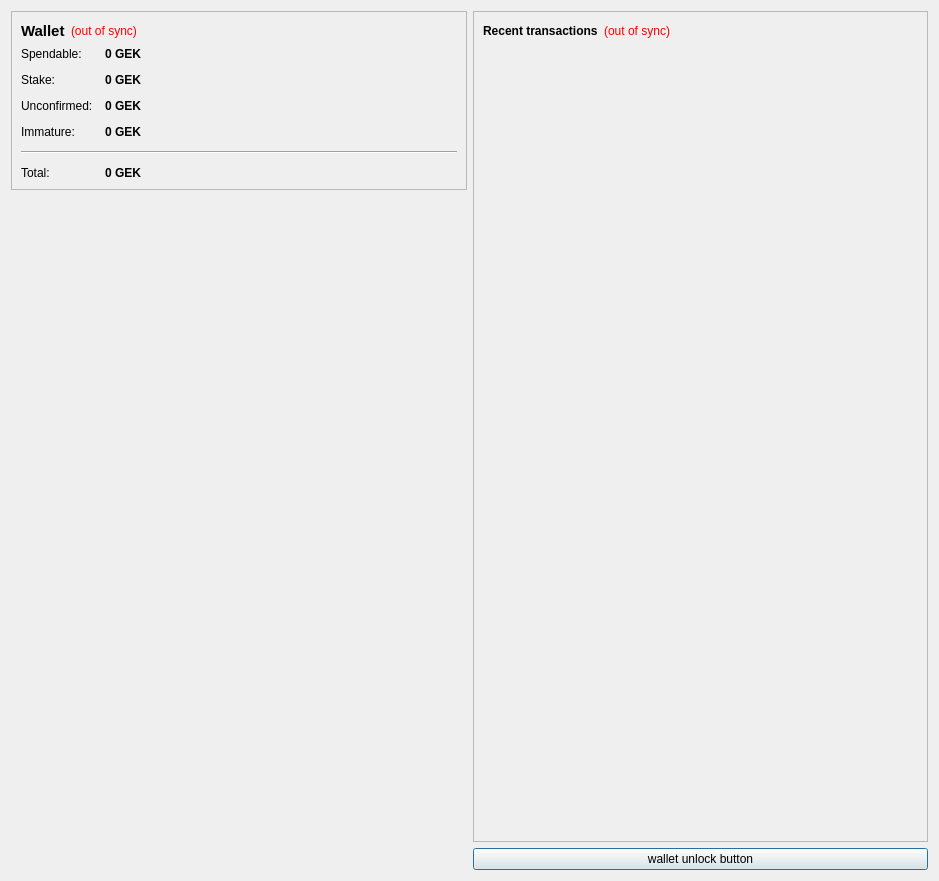
<?xml version="1.0" encoding="UTF-8"?>
<ui version="4.0">
 <class>OverviewPage</class>
 <widget class="QWidget" name="OverviewPage">
  <property name="geometry">
   <rect>
    <x>0</x>
    <y>0</y>
    <width>939</width>
    <height>881</height>
   </rect>
  </property>
  <property name="windowTitle">
   <string>Form</string>
  </property>
  <layout class="QHBoxLayout" name="horizontalLayout" stretch="0,0">
   <item>
    <layout class="QVBoxLayout" name="verticalLayout_2">
     <item>
      <widget class="QFrame" name="frame">
       <property name="frameShape">
        <enum>QFrame::StyledPanel</enum>
       </property>
       <property name="frameShadow">
        <enum>QFrame::Raised</enum>
       </property>
       <layout class="QVBoxLayout" name="verticalLayout_4">
        <item>
         <layout class="QHBoxLayout" name="horizontalLayout_4">
          <item>
           <widget class="QLabel" name="label_5">
            <property name="font">
             <font>
              <pointsize>11</pointsize>
              <weight>75</weight>
              <bold>true</bold>
             </font>
            </property>
            <property name="text">
             <string>Wallet</string>
            </property>
           </widget>
          </item>
          <item>
           <widget class="QLabel" name="labelWalletStatus">
            <property name="toolTip">
             <string>The displayed information may be out of date. Your wallet automatically synchronizes with the Geekcoin network after a connection is established, but this process has not completed yet.</string>
            </property>
            <property name="styleSheet">
             <string notr="true">QLabel { color: red; }</string>
            </property>
            <property name="text">
             <string notr="true">(out of sync)</string>
            </property>
            <property name="alignment">
             <set>Qt::AlignLeading|Qt::AlignLeft|Qt::AlignVCenter</set>
            </property>
           </widget>
          </item>
          <item>
           <spacer name="horizontalSpacer_2">
            <property name="orientation">
             <enum>Qt::Horizontal</enum>
            </property>
            <property name="sizeHint" stdset="0">
             <size>
              <width>40</width>
              <height>20</height>
             </size>
            </property>
           </spacer>
          </item>
         </layout>
        </item>
        <item>
         <layout class="QFormLayout" name="formLayout_2">
          <property name="fieldGrowthPolicy">
           <enum>QFormLayout::AllNonFixedFieldsGrow</enum>
          </property>
          <property name="horizontalSpacing">
           <number>12</number>
          </property>
          <property name="verticalSpacing">
           <number>12</number>
          </property>
          <item row="0" column="0">
           <widget class="QLabel" name="label">
            <property name="text">
             <string>Spendable:</string>
            </property>
           </widget>
          </item>
          <item row="0" column="1">
           <widget class="QLabel" name="labelBalance">
            <property name="font">
             <font>
              <weight>75</weight>
              <bold>true</bold>
             </font>
            </property>
            <property name="cursor">
             <cursorShape>IBeamCursor</cursorShape>
            </property>
            <property name="toolTip">
             <string>Your current spendable balance</string>
            </property>
            <property name="text">
             <string notr="true">0 GEK</string>
            </property>
            <property name="textInteractionFlags">
             <set>Qt::LinksAccessibleByMouse|Qt::TextSelectableByKeyboard|Qt::TextSelectableByMouse</set>
            </property>
           </widget>
          </item>
          <item row="1" column="0">
           <widget class="QLabel" name="label_6">
            <property name="text">
             <string>Stake:</string>
            </property>
           </widget>
          </item>
          <item row="1" column="1">
           <widget class="QLabel" name="labelStake">
            <property name="font">
             <font>
              <weight>75</weight>
              <bold>true</bold>
             </font>
            </property>
            <property name="cursor">
             <cursorShape>IBeamCursor</cursorShape>
            </property>
            <property name="toolTip">
             <string>Total of coins that was staked, and do not yet count toward the current balance</string>
            </property>
            <property name="text">
             <string notr="true">0 GEK</string>
            </property>
            <property name="textInteractionFlags">
             <set>Qt::LinksAccessibleByMouse|Qt::TextSelectableByKeyboard|Qt::TextSelectableByMouse</set>
            </property>
           </widget>
          </item>
          <item row="2" column="0">
           <widget class="QLabel" name="label_3">
            <property name="text">
             <string>Unconfirmed:</string>
            </property>
           </widget>
          </item>
          <item row="2" column="1">
           <widget class="QLabel" name="labelUnconfirmed">
            <property name="font">
             <font>
              <weight>75</weight>
              <bold>true</bold>
             </font>
            </property>
            <property name="cursor">
             <cursorShape>IBeamCursor</cursorShape>
            </property>
            <property name="toolTip">
             <string>Total of transactions that have yet to be confirmed, and do not yet count toward the current balance</string>
            </property>
            <property name="text">
             <string notr="true">0 GEK</string>
            </property>
            <property name="textInteractionFlags">
             <set>Qt::LinksAccessibleByMouse|Qt::TextSelectableByKeyboard|Qt::TextSelectableByMouse</set>
            </property>
           </widget>
          </item>
          <item row="3" column="0">
           <widget class="QLabel" name="labelImmatureText">
            <property name="text">
             <string>Immature:</string>
            </property>
           </widget>
          </item>
          <item row="3" column="1">
           <widget class="QLabel" name="labelImmature">
            <property name="font">
             <font>
              <weight>75</weight>
              <bold>true</bold>
             </font>
            </property>
            <property name="toolTip">
             <string>Mined balance that has not yet matured</string>
            </property>
            <property name="text">
             <string notr="true">0 GEK</string>
            </property>
            <property name="textInteractionFlags">
             <set>Qt::LinksAccessibleByMouse|Qt::TextSelectableByKeyboard|Qt::TextSelectableByMouse</set>
            </property>
           </widget>
          </item>
          <item row="4" column="0" colspan="2">
           <widget class="Line" name="line">
            <property name="orientation">
             <enum>Qt::Horizontal</enum>
            </property>
           </widget>
          </item>
          <item row="5" column="0">
           <widget class="QLabel" name="labelTotalText">
            <property name="text">
             <string>Total:</string>
            </property>
           </widget>
          </item>
          <item row="5" column="1">
           <widget class="QLabel" name="labelTotal">
            <property name="font">
             <font>
              <weight>75</weight>
              <bold>true</bold>
             </font>
            </property>
            <property name="cursor">
             <cursorShape>IBeamCursor</cursorShape>
            </property>
            <property name="toolTip">
             <string>Your current total balance</string>
            </property>
            <property name="text">
             <string notr="true">0 GEK</string>
            </property>
            <property name="textInteractionFlags">
             <set>Qt::LinksAccessibleByMouse|Qt::TextSelectableByKeyboard|Qt::TextSelectableByMouse</set>
            </property>
           </widget>
          </item>
         </layout>
        </item>
       </layout>
      </widget>
     </item>
     <item>
      <spacer name="verticalSpacer_4">
       <property name="orientation">
        <enum>Qt::Vertical</enum>
       </property>
       <property name="sizeHint" stdset="0">
        <size>
         <width>20</width>
         <height>40</height>
        </size>
       </property>
      </spacer>
     </item>
     <item>
      <widget class="QLabel" name="label_2">
       <property name="text">
        <string/>
       </property>
       <property name="pixmap">
        <pixmap resource="../bitcoin.qrc">:/images/Wallet_Logo</pixmap>
       </property>
       <property name="alignment">
        <set>Qt::AlignCenter</set>
       </property>
      </widget>
     </item>
     <item>
      <spacer name="verticalSpacer">
       <property name="orientation">
        <enum>Qt::Vertical</enum>
       </property>
       <property name="sizeHint" stdset="0">
        <size>
         <width>20</width>
         <height>40</height>
        </size>
       </property>
      </spacer>
     </item>
    </layout>
   </item>
   <item>
    <layout class="QVBoxLayout" name="verticalLayout_3">
     <item>
      <widget class="QFrame" name="frame_2">
       <property name="frameShape">
        <enum>QFrame::StyledPanel</enum>
       </property>
       <property name="frameShadow">
        <enum>QFrame::Raised</enum>
       </property>
       <layout class="QVBoxLayout" name="verticalLayout">
        <item>
         <layout class="QHBoxLayout" name="horizontalLayout_2">
          <item>
           <widget class="QLabel" name="label_4">
            <property name="text">
             <string>&lt;b&gt;Recent transactions&lt;/b&gt;</string>
            </property>
           </widget>
          </item>
          <item>
           <widget class="QLabel" name="labelTransactionsStatus">
            <property name="toolTip">
             <string>The displayed information may be out of date. Your wallet automatically synchronizes with the Geekcoin network after a connection is established, but this process has not completed yet.</string>
            </property>
            <property name="styleSheet">
             <string notr="true">QLabel { color: red; }</string>
            </property>
            <property name="text">
             <string notr="true">(out of sync)</string>
            </property>
            <property name="alignment">
             <set>Qt::AlignRight|Qt::AlignTrailing|Qt::AlignVCenter</set>
            </property>
           </widget>
          </item>
          <item>
           <spacer name="horizontalSpacer">
            <property name="orientation">
             <enum>Qt::Horizontal</enum>
            </property>
            <property name="sizeHint" stdset="0">
             <size>
              <width>40</width>
              <height>20</height>
             </size>
            </property>
           </spacer>
          </item>
         </layout>
        </item>
        <item>
         <widget class="QListView" name="listTransactions">
          <property name="styleSheet">
           <string notr="true">QListView { background: transparent; }</string>
          </property>
          <property name="frameShape">
           <enum>QFrame::NoFrame</enum>
          </property>
          <property name="verticalScrollBarPolicy">
           <enum>Qt::ScrollBarAlwaysOff</enum>
          </property>
          <property name="horizontalScrollBarPolicy">
           <enum>Qt::ScrollBarAlwaysOff</enum>
          </property>
          <property name="selectionMode">
           <enum>QAbstractItemView::NoSelection</enum>
          </property>
         </widget>
        </item>
       </layout>
      </widget>
     </item>
     <item>
      <widget class="QPushButton" name="unlockWalletButton">
       <property name="sizePolicy">
        <sizepolicy hsizetype="Minimum" vsizetype="Fixed">
         <horstretch>0</horstretch>
         <verstretch>0</verstretch>
        </sizepolicy>
       </property>
       <property name="maximumSize">
        <size>
         <width>16777214</width>
         <height>16777214</height>
        </size>
       </property>
       <property name="toolTip">
        <string/>
       </property>
       <property name="text">
        <string>wallet unlock button</string>
       </property>
       <property name="checkable">
        <bool>false</bool>
       </property>
       <property name="autoDefault">
        <bool>false</bool>
       </property>
       <property name="default">
        <bool>true</bool>
       </property>
       <property name="flat">
        <bool>false</bool>
       </property>
      </widget>
     </item>
    </layout>
   </item>
  </layout>
 </widget>
 <resources>
  <include location="../bitcoin.qrc"/>
 </resources>
 <connections/>
</ui>
